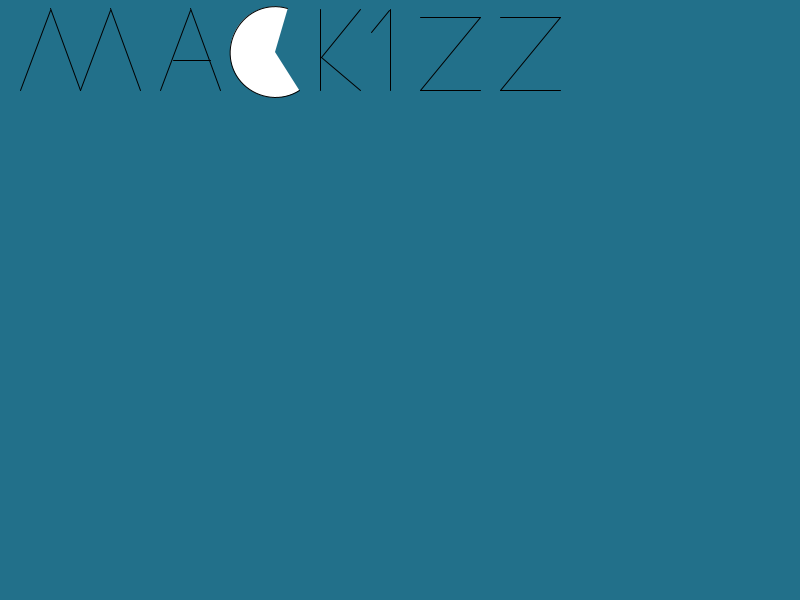
Frame 1 (no input)
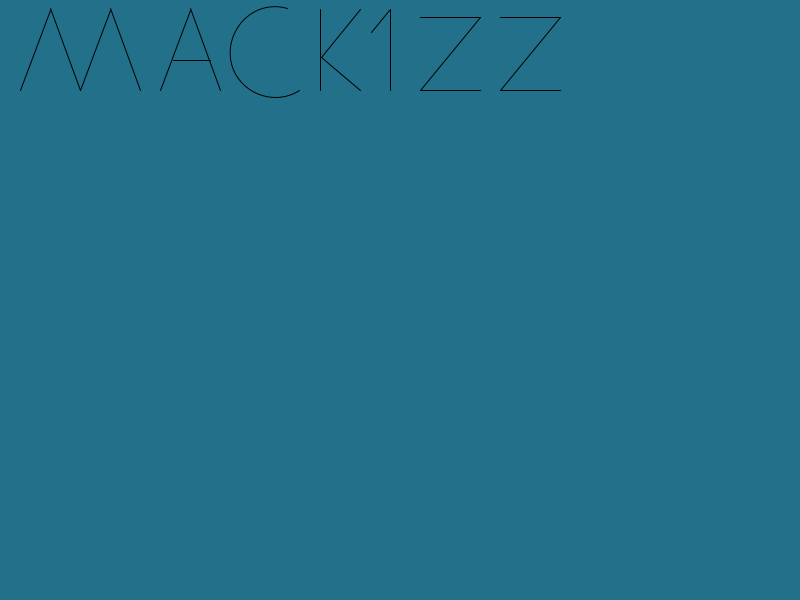
Frame 60 (the mouse pressed at the canvas centre just before this capture)
Frame 120 (the mouse held since frame 60 and released just before this capture): identical to frame 60, image omitted

The Processing sketch that drew these frames (run headless with seeded random() and noise(); from frame 60 on, the mouse is pressed at the canvas centre):

// Processing sketch: test
// ── test.pde
void setup()
{
  size(800,600);
}
void draw() {
  background(34,112,138);

  line(20, 90, 50, 10);
  line(50, 8, 80, 90);
  line(80, 90, 110, 10);
  line(110, 8, 140, 90);
  line(160, 90, 190, 10);
  line(190, 8, 220, 90);
  line(173, 60, 210, 60);
  arc(275, 52, 90, 91, 1, 5);
  noFill();
  line(320, 9, 320, 90);
  line(360, 9, 321, 57);
  line(360, 90, 321, 57);
  line(389, 10, 371, 32);
  line(390, 9, 390, 90);
  line(420, 17, 480, 17);
  line(420, 90, 480, 17);
  line(420, 90, 480, 90);
  line(500, 17, 560, 17);
  line(500, 90, 560, 17);
  line(500, 90, 560, 90);
}
